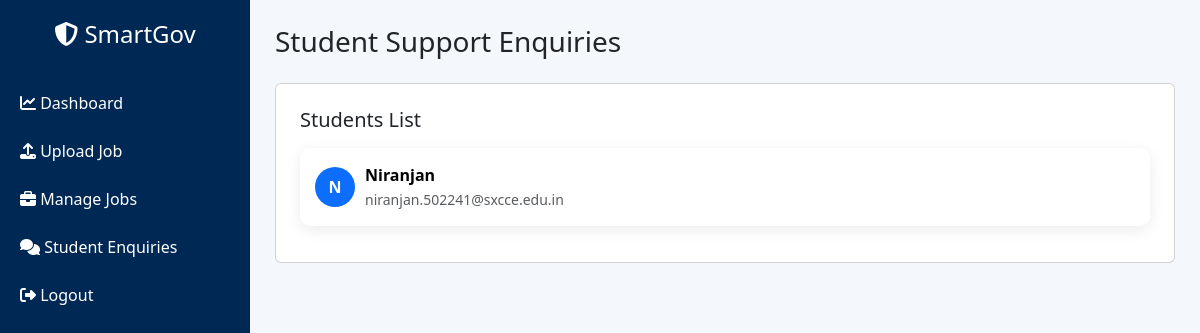
Page /admin/chat (signed in) on the committed database.
### app.py (models this page shows)
class Student(db.Model):
    id = db.Column(db.Integer, primary_key=True)
    user_id = db.Column(db.String(20), unique=True)
    username = db.Column(db.String(100))
    password = db.Column(db.String(200))
    email = db.Column(db.String(120))
    mobile = db.Column(db.String(20))
    account_created = db.Column(db.DateTime, default=datetime.utcnow)
    last_login = db.Column(db.DateTime)
    otp_status = db.Column(db.Boolean, default=False)
    full_name = db.Column(db.String(150))
    father_name = db.Column(db.String(150))
    mother_name = db.Column(db.String(150))
    dob = db.Column(db.Date)
    age = db.Column(db.Integer)
    gender = db.Column(db.String(20))
    marital_status = db.Column(db.String(50))
    nationality = db.Column(db.String(100))
    religion = db.Column(db.String(100))
    aadhaar = db.Column(db.String(20))
    permanent_address = db.Column(db.Text)
    current_address = db.Column(db.Text)
    village = db.Column(db.String(100))
    district = db.Column(db.String(100))
    state = db.Column(db.String(100))
    pincode = db.Column(db.String(10))
    category = db.Column(db.String(50))
    sub_category = db.Column(db.String(100))
    caste_certificate = db.Column(db.String(100))
    creamy_layer = db.Column(db.String(50))
    ews_certificate = db.Column(db.String(100))
    pwd = db.Column(db.String(20))
    disability_type = db.Column(db.String(100))
    disability_percentage = db.Column(db.String(50))
    ex_serviceman = db.Column(db.String(20))
    defence_ward = db.Column(db.String(20))
    freedom_fighter = db.Column(db.String(20))
    sports_quota = db.Column(db.String(20))
    tenth_board = db.Column(db.String(100))
    tenth_school = db.Column(db.String(200))
    tenth_year = db.Column(db.String(10))
    tenth_percentage = db.Column(db.String(10))
    tenth_subjects = db.Column(db.String(200))
    twelfth_board = db.Column(db.String(100))
    twelfth_stream = db.Column(db.String(50))
    twelfth_school = db.Column(db.String(200))
    twelfth_year = db.Column(db.String(10))
    twelfth_percentage = db.Column(db.String(10))
    twelfth_subjects = db.Column(db.String(200))
    diploma_course = db.Column(db.String(150))
    diploma_branch = db.Column(db.String(150))
    diploma_institute = db.Column(db.String(200))
    diploma_university = db.Column(db.String(200))
    diploma_year = db.Column(db.String(10))
    diploma_percentage = db.Column(db.String(10))
    ug_degree = db.Column(db.String(100))
    ug_branch = db.Column(db.String(150))
    ug_college = db.Column(db.String(200))
    ug_university = db.Column(db.String(200))
    ug_mode = db.Column(db.String(50))
    ug_year = db.Column(db.String(10))
    ug_percentage = db.Column(db.String(10))
    pg_degree = db.Column(db.String(100))
    pg_specialization = db.Column(db.String(150))
    pg_college = db.Column(db.String(200))
    pg_university = db.Column(db.String(200))
    pg_year = db.Column(db.String(10))
    pg_percentage = db.Column(db.String(10))
    phd = db.Column(db.String(100))
    professional_courses = db.Column(db.String(200))
    certifications = db.Column(db.String(200))
    ncc_certificate = db.Column(db.String(20))
    ncc_division = db.Column(db.String(50))
    ncc_grade = db.Column(db.String(10))
    service_preference = db.Column(db.String(50))

### app.py (the view)
@app.route("/admin/chat")
def admin_chat():
    if "admin" not in session:
        return redirect(url_for("admin_login"))
    students = db.session.query(Student).join(
        ChatMessage,
        Student.id == ChatMessage.student_id
    ).distinct().all()
    student_data = []
    for s in students:
        unread = ChatMessage.query.filter_by(
            student_id=s.id,
            sender="student",
            is_read=False
        ).count()
        student_data.append({
            "student": s,
            "unread": unread
        })
    return render_template(
        "admin_chat_dashboard.html",
        students=student_data
    )

### templates/admin_chat_dashboard.html (shortened to what this page needs)
<!DOCTYPE html>
<html lang="en">
<head>
<link href="https://cdn.jsdelivr.net/npm/bootstrap@5.3.2/dist/css/bootstrap.min.css" rel="stylesheet">
<link href="https://cdnjs.cloudflare.com/ajax/libs/font-awesome/6.5.0/css/all.min.css" rel="stylesheet">
</head>
<body>
<div class="sidebar">
<h4><i class="fa fa-shield-halved"></i> SmartGov</h4>
<a href="/admin/dashboard">
<i class="fa fa-chart-line"></i> Dashboard
</a>
<a href="/admin/upload_job">
<i class="fa fa-upload"></i> Upload Job
</a>
<a href="/admin/jobs">
<i class="fa fa-briefcase"></i> Manage Jobs
</a>
<a href="/admin/chat">
<i class="fa fa-comments"></i> Student Enquiries
</a>
<a href="/admin/logout">
<i class="fa fa-sign-out-alt"></i> Logout
</a>
</div>
<div class="main">
<h3 class="mb-4">Student Support Enquiries</h3>
<div class="card p-4">
<h5 class="mb-3">Students List</h5>
{% for item in students %}
<a href="/admin/chat/{{item.student.id}}" style="text-decoration:none;color:black;">
<div class="student-card">
<div class="student-info">
<div class="avatar">
{{item.student.full_name[0]}}
</div>
<div>
<strong>{{item.student.full_name}}</strong><br>
<small class="text-muted">{{item.student.email}}</small>
</div>
</div>
</div>
</a>
{% endfor %}
</div>
</div>
</body>
</html>

### templates/admin_chat_dashboard.html (style rules this page uses)
body { background:#f4f7fb; font-family:'Segoe UI',sans-serif; }
.sidebar { height:100vh; background:#002855; color:white; position:fixed; width:250px; padding-top:20px; }
.sidebar h4 { text-align:center; margin-bottom:30px; }
.sidebar a { display:block; color:white; padding:12px 20px; text-decoration:none; transition:0.3s; }
.main { margin-left:250px; padding:25px; }
.student-card { background:white; border-radius:10px; padding:15px; margin-bottom:12px; display:flex; align-items:center; justify-content:space-between; box-shadow:0 4px 15px rgba(0,0,0,0.08); transition:0.3s; }
.student-info { display:flex; align-items:center; gap:10px; }
.avatar { width:40px; height:40px; border-radius:50%; background:#0d6efd; display:flex; align-items:center; justify-content:center; color:white; font-weight:bold; }

### rows in the picture
Student: student "N", student.full_name "Niranjan", student.email "niranjan.502241@sxcce.edu.in"
